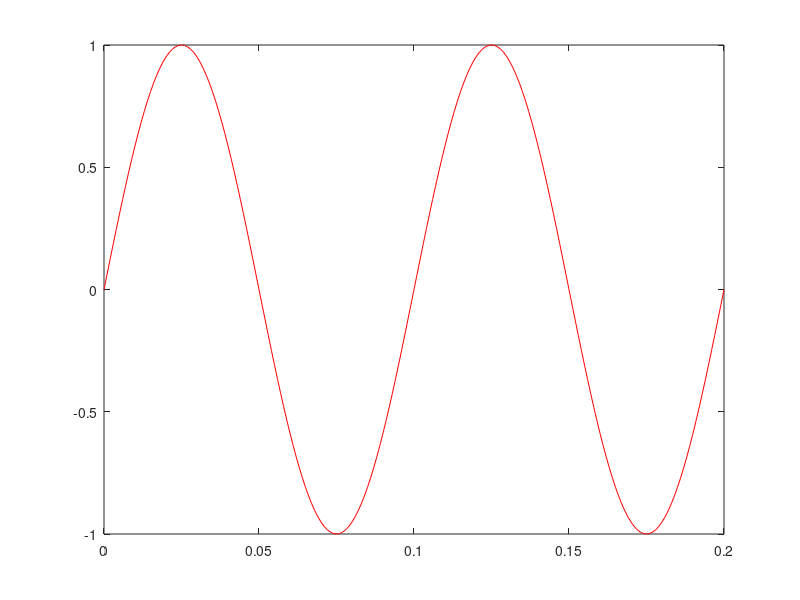

Write the MATLAB code that produced this figure.
close all; clear all; clc;

% Define frequency as 10 Hz.
f = 10;

% Define period as 1/f.
T = 1/f;

% We define discrete time values in the region of [0, 2*T]. 
t = 0:0.001:2*T;
fprintf('t : \n');
% Print first 10 elements of t
disp(t(1:10));

% Mathematical definition for our function is y(t)=sin(2*pi*f*t)
y = sin(2*pi*f*t);
fprintf('y(t) : \n');
% Print first 10 elements of y
disp(y(1:10));

% plot() function takes the x-axis values as the first 
% argument and y-axis values as the second argument. 
plot(t, y);

% With an additional 'r' argument, you can specify
% the line to be drawn as red. 
plot(t, y, 'r');

% close all; command will close all plotting windows. 





